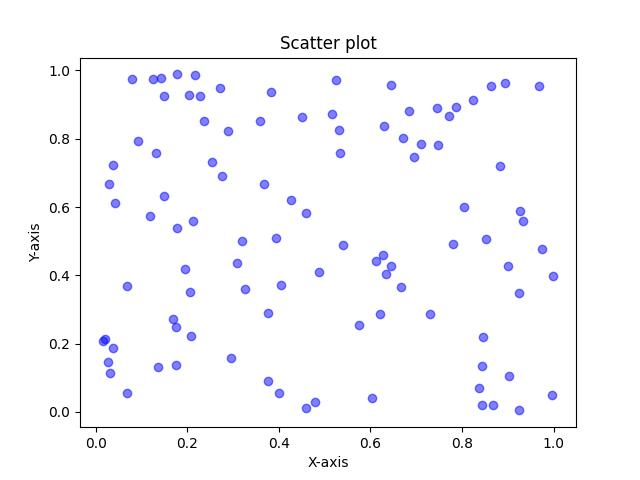

Recreate this plot in Python.
import numpy as np
import matplotlib.pyplot as plt

x = np.random.rand(100)
y = np.random.rand(100)

plt.scatter(x, y, color = 'blue', alpha=0.5)
plt.xlabel('X-axis')
plt.ylabel('Y-axis')
plt.title('Scatter plot')
plt.show()
